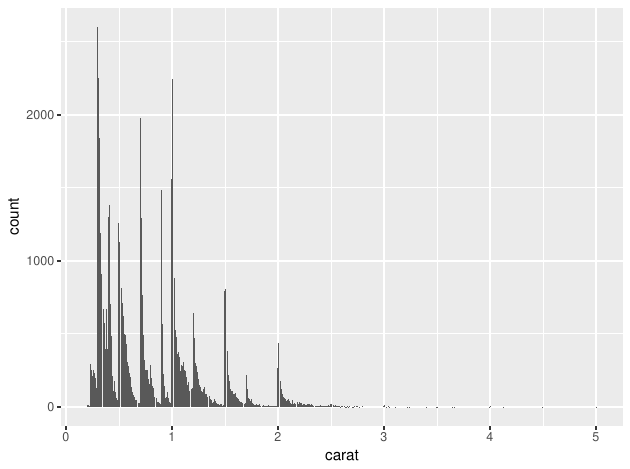

Write the R code that produced this figure.
library(tidyverse)

ggplot(diamonds, aes(carat)) +
  geom_bar()
ggsave("diamonds.pdf")

write_csv(diamonds, "diamonds.csv")
